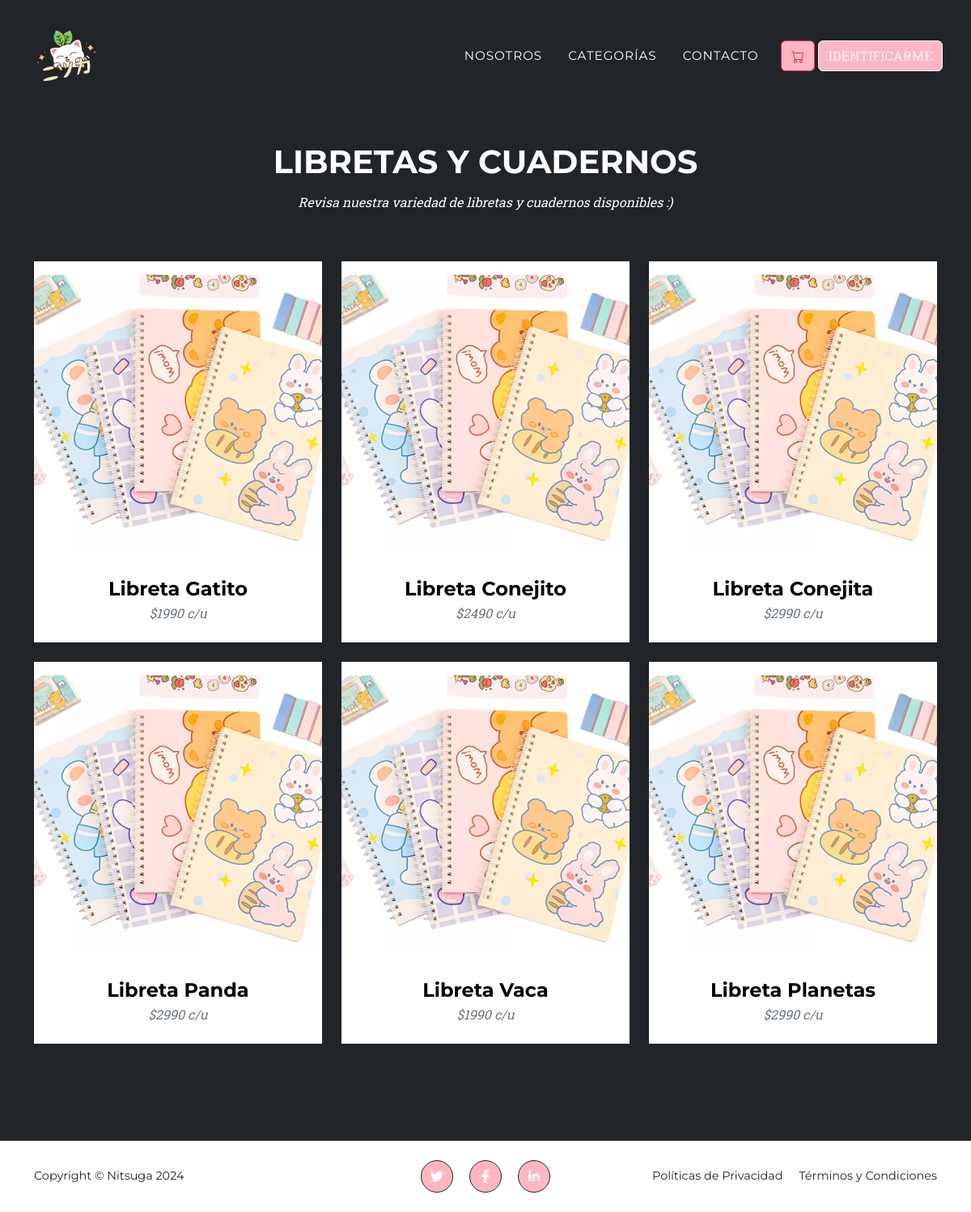
The app's page /categorias/5/ with its own data.
### app/models.py (models this page shows, shortened)
class Producto(models.Model):
    nombre = models.CharField(max_length=50)
    precio = models.IntegerField()
    descripcion = models.TextField()
    marca = models.ForeignKey(Marca, default="None", on_delete=models.PROTECT)
    colores = models.ForeignKey(Colores, default="None", on_delete=models.PROTECT)
    disponible = models.BooleanField()
    condicion = models.ForeignKey(Condicion, default="None", on_delete=models.PROTECT)
    categoria = models.ForeignKey(Categoria, default="None", on_delete=models.PROTECT)

### app/views.py (the view)
# urls.py: path('categorias/5/', libretas_cuadernos, name="libretas_cuadernos"),
def libretas_cuadernos(request):
    productos = Producto.objects.filter(categoria=5)
    data = {
        'productos' : productos
    }
    return render(request, 'app/libretas_cuadernos.html', data)

### app/templates/app/libretas_cuadernos.html (shortened to what this page needs)
{% extends 'app/base.html' %}
{% load static %}
{% block contenido %}
<section class="page-section bg-dark text-white mb-0" id="portfolio">
    <div class="container">
        <div class="text-center">
            <h2 class="section-heading text-uppercase">Libretas y Cuadernos</h2>
            <h3 class="subtitle-category section-subheading">Revisa nuestra variedad de libretas y cuadernos disponibles :)</h3>
        </div>
        <div class="row">
            {% for p in productos %}
            <div class="col-lg-4 col-sm-6 mb-4">
                <div class="portfolio-item">
                    <a class="portfolio-link" onclick="mostrarDetalleProducto('{{ p.id }}', '{{ p.nombre }}', '{{ p.descripcion }}', '{{ p.precio }}')">
                        <img class="img-fluid" src="{% static 'app/assets/img/portfolio/libretas_cuadernos/libreta_cute1.jpg' %}" alt="..." />
                    </a>
                    <div class="portfolio-caption">
                        <div class="portfolio-caption-heading">{{ p.nombre }}</div>
                        <div class="portfolio-caption-subheading text-muted">${{ p.precio }} c/u</div>
                    </div>
                </div>
            </div>
            {% endfor %}
        </div>
    </div>
</section>
{% endblock %}

### records on screen
Producto: nombre "Libreta Gatito", precio "1990"
Producto: nombre "Libreta Conejito", precio "2490"
Producto: nombre "Libreta Conejita", precio "2990"
Producto: nombre "Libreta Panda", precio "2990"
Producto: nombre "Libreta Vaca", precio "1990"
Producto: nombre "Libreta Planetas", precio "2990"
